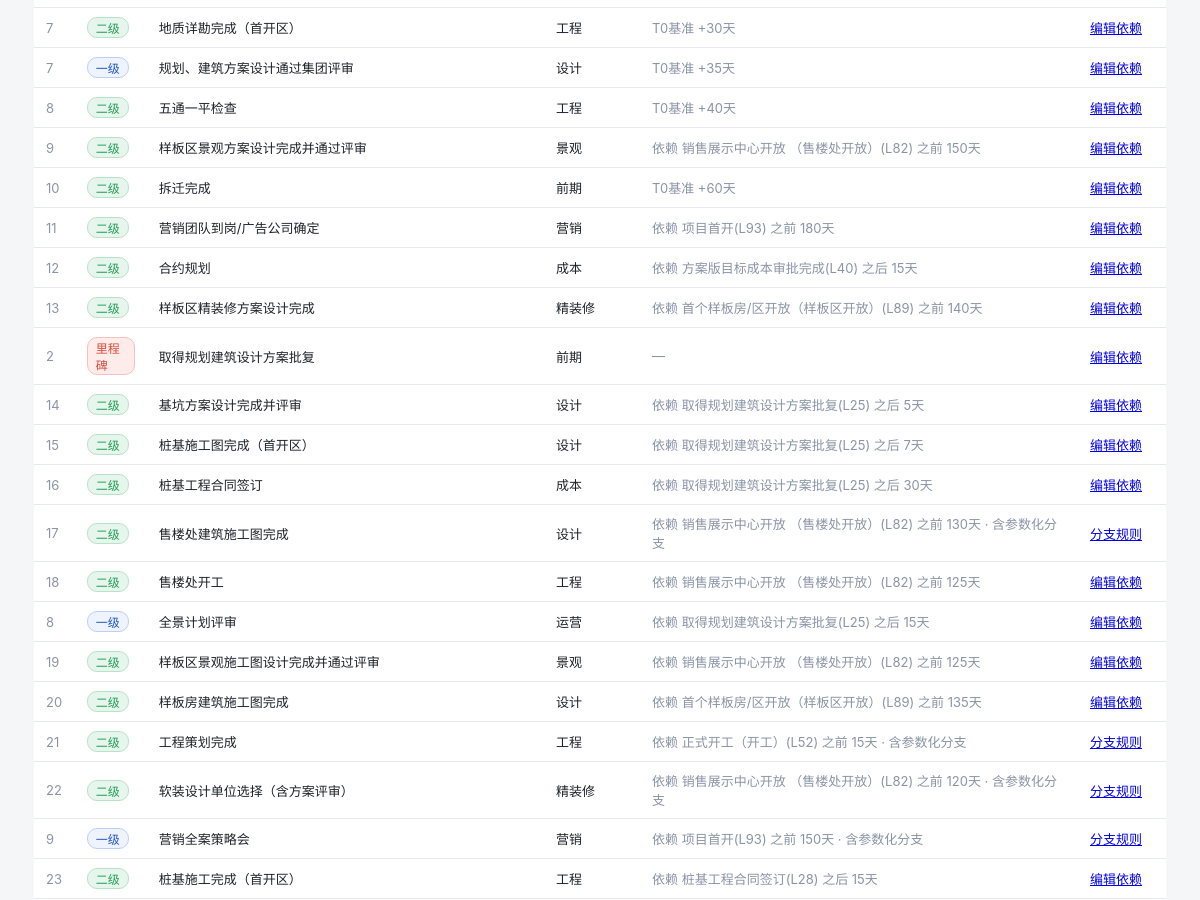
/std-nodes (middle part), run on an earlier commit of the app's database.
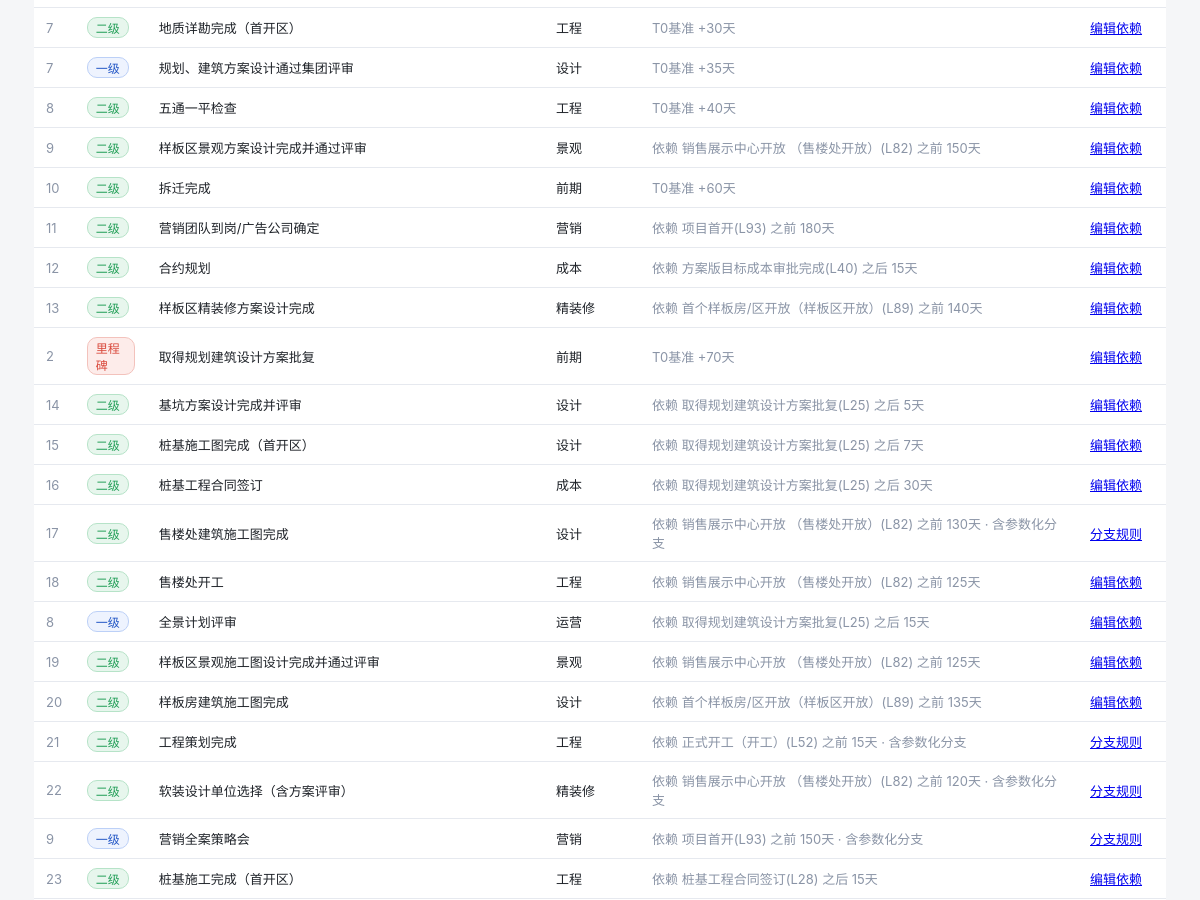
And on a later commit of the database.
### tables this page shows
CREATE TABLE "std_node" ("id" INTEGER PRIMARY KEY, "excel_row" INTEGER, "level" TEXT, "seq" INTEGER, "name" TEXT, "profession_id" INTEGER, "deliverable" TEXT, "support_doc" TEXT, "duration" INTEGER, "tmpl_finish_formula" TEXT, "depend_row" INTEGER, "offset_days" INTEGER, "base_is_t0" INTEGER, "has_condition" INTEGER, "version_no" INTEGER);

CREATE TABLE "profession" ("id" INTEGER PRIMARY KEY, "code" TEXT, "name" TEXT, "remark" TEXT);

### app/app.py (the view)
@app.route("/std-nodes")
def std_nodes():
    con = db(); cur = con.cursor()
    cur.execute("SELECT id,excel_row,level,seq,name,profession_id,tmpl_finish_formula,depend_row,offset_days,base_is_t0 FROM std_node ORDER BY excel_row")
    nodes = cur.fetchall()
    cur.execute("SELECT id,name FROM profession")
    prof = {r["id"]: r["name"] for r in cur.fetchall()}
    cur.execute("SELECT id,excel_row,level,seq,name FROM std_node")
    node_meta = {r["id"]: r for r in cur.fetchall()}
    cur.execute("SELECT std_node_id,depend_row,offset_days,base_is_t0,direction,depend_std_node_id FROM std_node_dependency")
    deps = {(r["std_node_id"]): r for r in cur.fetchall()}
    cur.execute("SELECT DISTINCT std_node_id FROM std_node_rule")
    rule_ids = {r["std_node_id"] for r in cur.fetchall()}
    cur.close(); con.close()
    for n in nodes:
        n["prof"] = prof.get(n["profession_id"], "—")
        dp = deps.get(n["id"])
        if dp:
            if dp["base_is_t0"]:
                n["dep_desc"] = "T0基准" + (f" +{dp['offset_days']}天" if dp["offset_days"] else "")
            else:
                dn = node_meta.get(dp["depend_std_node_id"])
                dname = dn["name"] if dn else f"L{dp['depend_row']}"
                n["dep_desc"] = (f"依赖 {dname}(L{dp['depend_row']}) "
                                 f"{dp['direction']} {abs(dp['offset_days'])}天")
        else:
            n["dep_desc"] = "—"
        if n["id"] in rule_ids:
            n["dep_desc"] += " · 含参数化分支"
    return render_template("std_nodes.html", nodes=nodes, rule_ids=rule_ids, total=len(nodes))

### app/app.py (called while the page is built)
def db():
    return get_conn()

### db/dbconn.py (called while the page is built, shortened)
def _dict_factory(cursor, row):
    return {col[0]: row[i] for i, col in enumerate(cursor.description)}

def get_conn():
    con = sqlite3.connect(SQLITE_PATH, check_same_thread=False)
    con.row_factory = _dict_factory
    con.execute("PRAGMA journal_mode=DELETE")
    con.execute("PRAGMA busy_timeout=5000")
    return con

### app/templates/std_nodes.html (shortened to what this page needs)
<meta charset="UTF-8">{% extends "base.html" %}
{% block content %}
<div class="section">
  <table>
    <tbody>
    {% for n in nodes %}
      <tr>
        <td class="muted">{{ n.seq or '—' }}</td>
        <td>{% if n.level %}<span class="lvtag lv-{{ n.level }}">{{ n.level }}</span>{% else %}—{% endif %}</td>
        <td>{{ n.name }}</td>
        <td>{{ n.prof }}</td>
        <td class="muted">{{ n.dep_desc }}</td>
        <td>
          {% if n.id in rule_ids %}
            <a href="{{ url_for('edit_std_node_rules', nid=n.id) }}">分支规则</a>
          {% else %}
            <a href="{{ url_for('edit_std_node', nid=n.id) }}">编辑依赖</a>
          {% endif %}
        </td>
      </tr>
    {% endfor %}
    </tbody>
  </table>
</div>
{% endblock %}

What changed in the data, as far as the page shows it:
changed std_node "取得规划建筑设计方案批复": dep_desc "—" → "T0基准 +70天"
